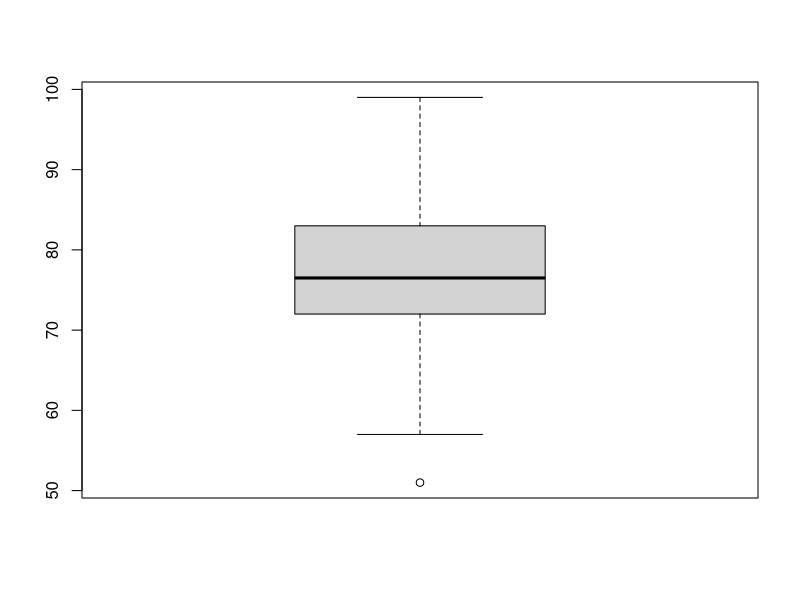

The R script that drew this image:
## ---- chunk 1
scores <- c(79, 83, 57, 82, 99, 83, 72, 74, 73, 51)
boxplot(scores)
## ---- chunk 2
infected <- 0.25
not_infected <- 1 - infected

true.positive <- 0.99
true.negative <- 1 - true.positive
false.positive <- 0.9
false.negative <- 1 - false.positive

infected.tested <- infected * true.positive + not_infected * false.negative
not_infected.testd <- 1 - infected.tested
print (infected.tested)
## ---- chunk 3
infected <- infected.tested
not_infected <- 1 - infected

true.positive <- 0.99
true.negative <- 1 - true.positive
false.positive <- 0.9
false.negative <- 1 - false.positive

infected.tested <- infected * true.positive + not_infected * false.negative
not_infected.testd <- 1 - infected.tested
print (infected.tested)
## ---- chunk 4
P.a <- 0.2
P.b <- 0.8
P.a_and_b <- P.a * P.b
P.a_or_b <- P.a + P.b
## ---- chunk 5
prob <- 0.75 * 0.75 * 0.75 * 0.25
print(prob)
## ---- chunk 6
prob1 <- 0.25 * 0.25 * 0.25 * 0.25 * 0.75
prob2 <- 0.25 * 0.25 * 0.25 * 0.25 * 0.25
print(prob1 + prob2)
## ---- chunk 7
n <- 5
prob <- 0.25
print(n * prob)
## ---- chunk 8
made_prob <- .75
miss_prob <- 1 - made_prob

prob <- made_prob^5 * miss_prob^(9-5)
print(prob)
## ---- chunk 9
prev_prob <- made_prob^4 * miss_prob^(9-4)
prob <- prev_prob * made_prob
print(prob)

## ---- chunk 10
a <- c(1, 2, 3, 4, 5)
b <- c(3, 4, 5, 6, 7)
total <- c(a, b)
N.a <- length(a)
N.b <- length(b)
sum.a <- sum(a)
sum.b <- sum(b)
mean.a <- mean(a)
mean.b <- mean(b)
mean.total <- mean(total)
sum.a.sqr <- sum(a^2)
sum.b.sqr <- sum(b^2)
sum.total.sqr <- sum(total^2)
SS.a <- sum((a - mean.a)^2)
SS.b <- sum((b - mean.b)^2)
SS.total <- sum((total - mean.total)^2)
df <- (N.a - 1)  + (N.b - 1)
var.pooled <- (SS.a + SS.b) / df
est_sigma.mm <- sqrt(var.pooled/N.a + var.pooled/N.b)
t <- (mean.a - mean.b) / est_sigma.mm
print (t)
p.val <- pt(t, df=df, lower.tail = TRUE)
print (p.val)
t.test(a, b, var.equal=TRUE)
## ---- chunk 11
N <- 35
x.bar <- 134
mu <- 130
sigma <- 17
conf <- 1.96 # 95% confidence interval
interval <- c( x.bar - (conf * sigma / sqrt(N)), x.bar + (conf * sigma / sqrt(N)))
print (interval)

## ---- chunk 12

